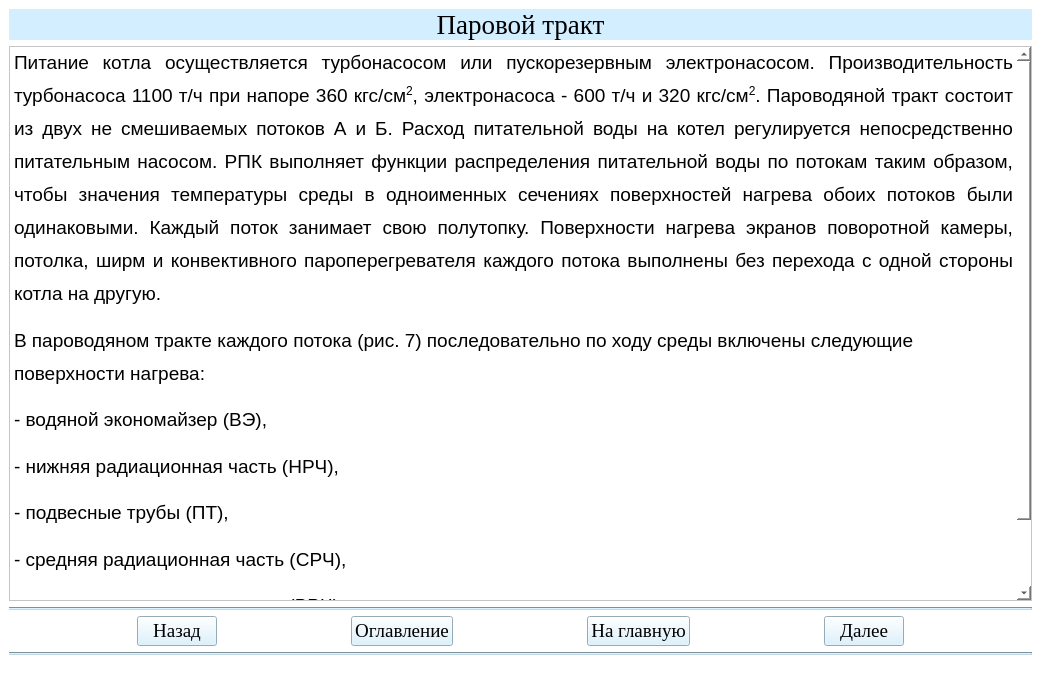
<?xml version="1.0" encoding="UTF-8"?>
<ui version="4.0">
 <class>Teoria9Window</class>
 <widget class="QMainWindow" name="Teoria9Window">
  <property name="geometry">
   <rect>
    <x>0</x>
    <y>0</y>
    <width>1041</width>
    <height>686</height>
   </rect>
  </property>
  <property name="windowTitle">
   <string>АУК</string>
  </property>
  <property name="styleSheet">
   <string notr="true">background-color: rgb(255, 255, 255);</string>
  </property>
  <widget class="QWidget" name="centralwidget">
   <layout class="QGridLayout" name="gridLayout">
    <item row="0" column="0">
     <widget class="QLabel" name="label">
      <property name="font">
       <font>
        <family>Times New Roman</family>
        <pointsize>20</pointsize>
       </font>
      </property>
      <property name="styleSheet">
       <string notr="true">background-color: rgb(211, 239, 255);</string>
      </property>
      <property name="text">
       <string>Паровой тракт</string>
      </property>
      <property name="alignment">
       <set>Qt::AlignCenter</set>
      </property>
     </widget>
    </item>
    <item row="8" column="0">
     <widget class="Line" name="line_2">
      <property name="styleSheet">
       <string notr="true">background-color: rgb(191, 216, 230);</string>
      </property>
      <property name="orientation">
       <enum>Qt::Horizontal</enum>
      </property>
     </widget>
    </item>
    <item row="7" column="0">
     <layout class="QHBoxLayout" name="horizontalLayout">
      <item>
       <spacer name="horizontalSpacer_2">
        <property name="orientation">
         <enum>Qt::Horizontal</enum>
        </property>
        <property name="sizeHint" stdset="0">
         <size>
          <width>40</width>
          <height>20</height>
         </size>
        </property>
       </spacer>
      </item>
      <item>
       <widget class="QPushButton" name="btn_return9">
        <property name="sizePolicy">
         <sizepolicy hsizetype="Minimum" vsizetype="Fixed">
          <horstretch>0</horstretch>
          <verstretch>0</verstretch>
         </sizepolicy>
        </property>
        <property name="font">
         <font>
          <family>Times New Roman</family>
          <pointsize>14</pointsize>
          <weight>50</weight>
          <bold>false</bold>
         </font>
        </property>
        <property name="styleSheet">
         <string notr="true">background-color: rgb(211, 239, 255);
color: rgb(0, 0, 0);</string>
        </property>
        <property name="text">
         <string>Назад</string>
        </property>
       </widget>
      </item>
      <item>
       <spacer name="horizontalSpacer_5">
        <property name="orientation">
         <enum>Qt::Horizontal</enum>
        </property>
        <property name="sizeHint" stdset="0">
         <size>
          <width>40</width>
          <height>20</height>
         </size>
        </property>
       </spacer>
      </item>
      <item>
       <widget class="QPushButton" name="btn_oglavlenie9">
        <property name="font">
         <font>
          <family>Times New Roman</family>
          <pointsize>14</pointsize>
         </font>
        </property>
        <property name="styleSheet">
         <string notr="true">background-color: rgb(211, 239, 255);
color: rgb(0, 0, 0);</string>
        </property>
        <property name="text">
         <string>Оглавление</string>
        </property>
       </widget>
      </item>
      <item>
       <spacer name="horizontalSpacer">
        <property name="orientation">
         <enum>Qt::Horizontal</enum>
        </property>
        <property name="sizeHint" stdset="0">
         <size>
          <width>40</width>
          <height>20</height>
         </size>
        </property>
       </spacer>
      </item>
      <item>
       <widget class="QPushButton" name="btn_glavnaya9">
        <property name="font">
         <font>
          <family>Times New Roman</family>
          <pointsize>14</pointsize>
          <weight>50</weight>
          <bold>false</bold>
         </font>
        </property>
        <property name="styleSheet">
         <string notr="true">background-color: rgb(211, 239, 255);
color: rgb(0, 0, 0);</string>
        </property>
        <property name="text">
         <string>На главную</string>
        </property>
       </widget>
      </item>
      <item>
       <spacer name="horizontalSpacer_3">
        <property name="orientation">
         <enum>Qt::Horizontal</enum>
        </property>
        <property name="sizeHint" stdset="0">
         <size>
          <width>40</width>
          <height>20</height>
         </size>
        </property>
       </spacer>
      </item>
      <item>
       <widget class="QPushButton" name="btn_dalee9">
        <property name="font">
         <font>
          <family>Times New Roman</family>
          <pointsize>14</pointsize>
          <weight>50</weight>
          <bold>false</bold>
         </font>
        </property>
        <property name="styleSheet">
         <string notr="true">background-color: rgb(211, 239, 255);
color: rgb(0, 0, 0);</string>
        </property>
        <property name="text">
         <string>Далее</string>
        </property>
       </widget>
      </item>
      <item>
       <spacer name="horizontalSpacer_4">
        <property name="orientation">
         <enum>Qt::Horizontal</enum>
        </property>
        <property name="sizeHint" stdset="0">
         <size>
          <width>40</width>
          <height>20</height>
         </size>
        </property>
       </spacer>
      </item>
     </layout>
    </item>
    <item row="6" column="0">
     <widget class="Line" name="line">
      <property name="styleSheet">
       <string notr="true">background-color: rgb(191, 216, 230);</string>
      </property>
      <property name="orientation">
       <enum>Qt::Horizontal</enum>
      </property>
     </widget>
    </item>
    <item row="1" column="0">
     <widget class="QTextBrowser" name="textBrowser">
      <property name="html">
       <string>&lt;!DOCTYPE HTML PUBLIC &quot;-//W3C//DTD HTML 4.0//EN&quot; &quot;http://www.w3.org/TR/REC-html40/strict.dtd&quot;&gt;
&lt;html&gt;&lt;head&gt;&lt;meta name=&quot;qrichtext&quot; content=&quot;1&quot; /&gt;&lt;style type=&quot;text/css&quot;&gt;
p, li { white-space: pre-wrap; }
&lt;/style&gt;&lt;/head&gt;&lt;body style=&quot; font-family:'MS Shell Dlg 2'; font-size:8.25pt; font-weight:400; font-style:normal;&quot;&gt;
&lt;p align=&quot;justify&quot; style=&quot; margin-top:12px; margin-bottom:0px; margin-left:0px; margin-right:0px; -qt-block-indent:0; text-indent:0px; line-height:150%;&quot;&gt;&lt;span style=&quot; font-family:'Times New Roman,serif'; font-size:14pt;&quot;&gt;Питание котла осуществляется турбонасосом или пускорезервным электронасосом. Производительность турбонасоса 1100 т/ч при напоре 360 кгс/см&lt;/span&gt;&lt;span style=&quot; font-family:'Times New Roman,serif'; font-size:14pt; vertical-align:super;&quot;&gt;2&lt;/span&gt;&lt;span style=&quot; font-family:'Times New Roman,serif'; font-size:14pt;&quot;&gt;, электронасоса - 600 т/ч и 320 кгс/см&lt;/span&gt;&lt;span style=&quot; font-family:'Times New Roman,serif'; font-size:14pt; vertical-align:super;&quot;&gt;2&lt;/span&gt;&lt;span style=&quot; font-family:'Times New Roman,serif'; font-size:14pt;&quot;&gt;. Пароводяной тракт состоит из двух не смешиваемых потоков А и Б. Расход питательной воды на котел регулируется непосредственно питательным насосом. РПК выполняет функции распределения питательной воды по потокам таким образом, чтобы значения температуры среды в одноименных сечениях поверхностей нагрева обоих потоков были одинаковыми. Каждый поток занимает свою полутопку. Поверхности нагрева экранов поворотной камеры, потолка, ширм и конвективного пароперегревателя каждого потока выполнены без перехода с одной стороны котла на другую.&lt;/span&gt;&lt;span style=&quot; font-size:8pt;&quot;&gt; &lt;/span&gt;&lt;/p&gt;
&lt;p style=&quot; margin-top:12px; margin-bottom:0px; margin-left:0px; margin-right:0px; -qt-block-indent:0; text-indent:0px; line-height:150%;&quot;&gt;&lt;span style=&quot; font-family:'Times New Roman,serif'; font-size:14pt;&quot;&gt;В пароводяном тракте каждого потока (рис. 7) последовательно по ходу среды включены следующие поверхности нагрева:&lt;/span&gt;&lt;span style=&quot; font-size:8pt;&quot;&gt; &lt;/span&gt;&lt;/p&gt;
&lt;p style=&quot; margin-top:12px; margin-bottom:0px; margin-left:0px; margin-right:0px; -qt-block-indent:0; text-indent:0px; line-height:150%;&quot;&gt;&lt;span style=&quot; font-family:'Times New Roman,serif'; font-size:14pt;&quot;&gt;- водяной экономайзер (ВЭ),&lt;/span&gt;&lt;span style=&quot; font-size:8pt;&quot;&gt; &lt;/span&gt;&lt;/p&gt;
&lt;p style=&quot; margin-top:12px; margin-bottom:0px; margin-left:0px; margin-right:0px; -qt-block-indent:0; text-indent:0px; line-height:150%;&quot;&gt;&lt;span style=&quot; font-family:'Times New Roman,serif'; font-size:14pt;&quot;&gt;- нижняя радиационная часть (НРЧ),&lt;/span&gt;&lt;span style=&quot; font-size:8pt;&quot;&gt; &lt;/span&gt;&lt;/p&gt;
&lt;p style=&quot; margin-top:12px; margin-bottom:0px; margin-left:0px; margin-right:0px; -qt-block-indent:0; text-indent:0px; line-height:150%;&quot;&gt;&lt;span style=&quot; font-family:'Times New Roman,serif'; font-size:14pt;&quot;&gt;- подвесные трубы (ПТ),&lt;/span&gt;&lt;span style=&quot; font-size:8pt;&quot;&gt; &lt;/span&gt;&lt;/p&gt;
&lt;p style=&quot; margin-top:12px; margin-bottom:0px; margin-left:0px; margin-right:0px; -qt-block-indent:0; text-indent:0px; line-height:150%;&quot;&gt;&lt;span style=&quot; font-family:'Times New Roman,serif'; font-size:14pt;&quot;&gt;- средняя радиационная часть (СРЧ),&lt;/span&gt;&lt;span style=&quot; font-size:8pt;&quot;&gt; &lt;/span&gt;&lt;/p&gt;
&lt;p style=&quot; margin-top:12px; margin-bottom:0px; margin-left:0px; margin-right:0px; -qt-block-indent:0; text-indent:0px; line-height:150%;&quot;&gt;&lt;span style=&quot; font-family:'Times New Roman,serif'; font-size:14pt;&quot;&gt;- верхняя радиационная часть (ВРЧ),&lt;/span&gt;&lt;span style=&quot; font-size:8pt;&quot;&gt; &lt;/span&gt;&lt;/p&gt;
&lt;p style=&quot; margin-top:12px; margin-bottom:0px; margin-left:0px; margin-right:0px; -qt-block-indent:0; text-indent:0px; line-height:150%;&quot;&gt;&lt;span style=&quot; font-family:'Times New Roman,serif'; font-size:14pt;&quot;&gt;- экраны поворотной камеры (ЭПК),&lt;/span&gt;&lt;span style=&quot; font-size:8pt;&quot;&gt; &lt;/span&gt;&lt;/p&gt;&lt;/body&gt;&lt;/html&gt;</string>
      </property>
     </widget>
    </item>
   </layout>
  </widget>
  <widget class="QStatusBar" name="statusbar"/>
 </widget>
 <resources/>
 <connections/>
</ui>
